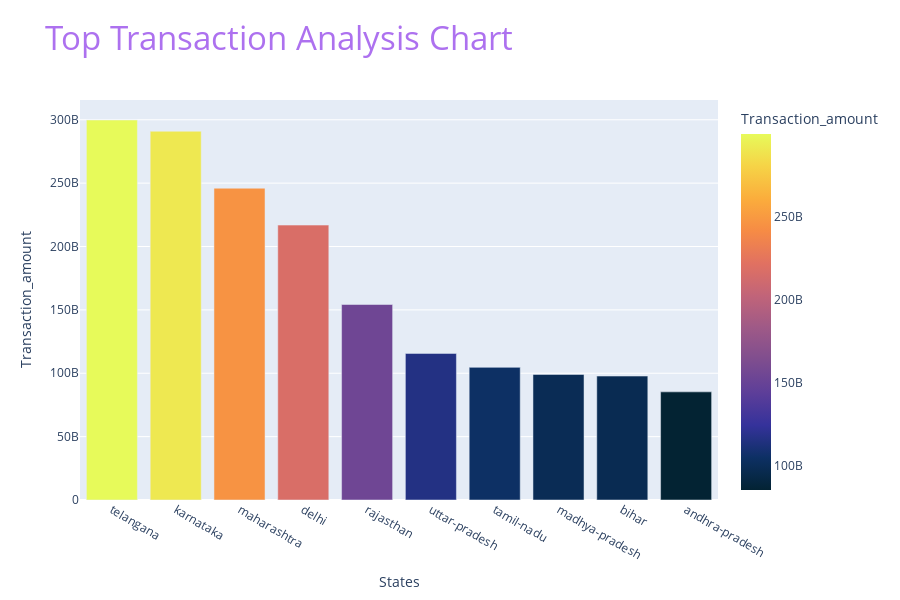

The notebook cell saved with this chart:
### Code cell
# All India Transaction Analysis Bar chart
df_top_tr_tab_qry_rslt1['States'] = df_top_tr_tab_qry_rslt1['States'].astype(str)
df_top_tr_tab_qry_rslt1['Transaction_amount'] = df_top_tr_tab_qry_rslt1[
    'Transaction_amount'].astype(float)
df_top_tr_tab_qry_rslt1_fig = px.bar(df_top_tr_tab_qry_rslt1, x='States', y='Transaction_amount',
                                        color='Transaction_amount', color_continuous_scale='thermal',
                                        title='Top Transaction Analysis Chart', height=600, )
df_top_tr_tab_qry_rslt1_fig.update_layout(title_font=dict(size=33), title_font_color='#AD71EF')
df_top_tr_tab_qry_rslt1_fig

### Figure 1 — Plotly figure (JSON) as saved in the notebook; plotly's stock layout.template omitted (floating-point values rounded to 4 significant figures)
{"data": [{"alignmentgroup": "True", "hovertemplate": "States=%{x}<br>Transaction_amount=%{marker.color}<extra></extra>", "legendgroup": "", "marker": {"color": [299804087424, 290939403904, 245998457728, 216901272512, 154233793696, 115643912512, 104638175488, 99019123840, 97777828160, 85316951328], "coloraxis": "coloraxis", "pattern": {"shape": ""}}, "name": "", "offsetgroup": "", "orientation": "v", "showlegend": false, "textposition": "auto", "type": "bar", "x": ["telangana", "karnataka", "maharashtra", "delhi", "rajasthan", "uttar-pradesh", "tamil-nadu", "madhya-pradesh", "bihar", "andhra-pradesh"], "xaxis": "x", "y": [299804087424, 290939403904, 245998457728, 216901272512, 154233793696, 115643912512, 104638175488, 99019123840, 97777828160, 85316951328], "yaxis": "y"}], "layout": {"barmode": "relative", "coloraxis": {"colorbar": {"title": {"text": "Transaction_amount"}}, "colorscale": [[0, "rgb(3, 35, 51)"], [0.09091, "rgb(13, 48, 100)"], [0.1818, "rgb(53, 50, 155)"], [0.2727, "rgb(93, 62, 153)"], [0.3636, "rgb(126, 77, 143)"], [0.4545, "rgb(158, 89, 135)"], [0.5455, "rgb(193, 100, 121)"], [0.6364, "rgb(225, 113, 97)"], [0.7273, "rgb(246, 139, 69)"], [0.8182, "rgb(251, 173, 60)"], [0.9091, "rgb(246, 211, 70)"], [1, "rgb(231, 250, 90)"]]}, "height": 600, "legend": {"tracegroupgap": 0}, "title": {"font": {"color": "#AD71EF", "size": 33}, "text": "Top Transaction Analysis Chart"}, "xaxis": {"anchor": "y", "domain": [0, 1], "title": {"text": "States"}}, "yaxis": {"anchor": "x", "domain": [0, 1], "title": {"text": "Transaction_amount"}}}}
